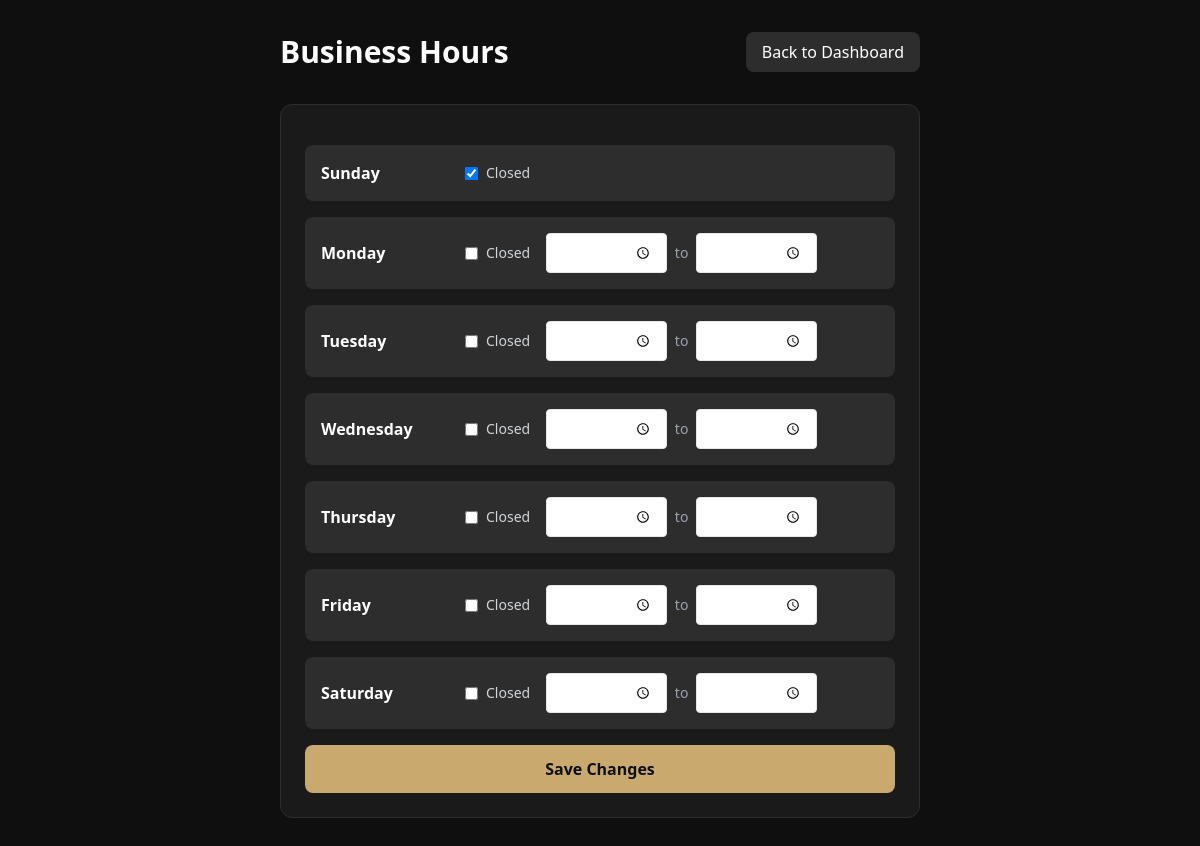
The page /business_hours.php (signed in) on the database its author committed.
### tables this page shows
CREATE TABLE `business_hours` (
  `id` int(11) NOT NULL,
  `day_of_week` int(11) NOT NULL COMMENT '0=Sunday, 1=Monday, ..., 6=Saturday',
  `open_time` time DEFAULT NULL,
  `close_time` time DEFAULT NULL,
  `is_closed` tinyint(1) DEFAULT 0,
  `created_at` timestamp NOT NULL DEFAULT current_timestamp(),
  `updated_at` timestamp NOT NULL DEFAULT current_timestamp() ON UPDATE current_timestamp()
);

### business_hours.php (the view, shortened to what this page needs)
<?php
require_once 'admin_auth.php';
$hours = $db->query("SELECT * FROM business_hours ORDER BY day_of_week")->fetchAll();
$days = ['Sunday', 'Monday', 'Tuesday', 'Wednesday', 'Thursday', 'Friday', 'Saturday'];
?>
<!DOCTYPE html>
<html lang="en">
<head>
    <script src="https://cdn.tailwindcss.com"></script>
</head>
<body class="bg-barber-900 min-h-screen">
    <div class="max-w-2xl mx-auto px-4 py-8">
        <div class="flex justify-between items-center mb-8">
            <h1 class="text-3xl font-bold text-white">Business Hours</h1>
            <a href="admin.php" class="bg-barber-700 hover:bg-barber-600 text-white px-4 py-2 rounded-lg transition">
                Back to Dashboard
            </a>
        </div>
        <div class="bg-barber-800 rounded-xl p-4 md:p-6 border border-barber-700">
            <form method="POST" action="" class="space-y-4">
                <?php foreach ($hours as $hour): ?>
                    <div class="flex flex-col md:flex-row md:items-center gap-3 md:gap-4 p-3 md:p-4 bg-barber-700 rounded-lg">
                        <div class="md:w-32">
                            <span class="text-white font-semibold text-sm md:text-base"><?php echo $days[$hour['day_of_week']]; ?></span>
                        </div>
                        <label class="flex items-center space-x-2 text-gray-300 text-sm">
                            <input type="checkbox" name="closed_<?php echo $hour['day_of_week']; ?>"
                                   <?php echo $hour['is_closed'] ? 'checked' : ''; ?>
                                   onchange="toggleHours(<?php echo $hour['day_of_week']; ?>)">
                            <span>Closed</span>
                        </label>
                        <div id="hours_<?php echo $hour['day_of_week']; ?>"
                             class="flex flex-col sm:flex-row sm:items-center gap-2 <?php echo $hour['is_closed'] ? 'hidden' : ''; ?>">
                            <input type="time" name="open_<?php echo $hour['day_of_week']; ?>"
                                   value="<?php echo $hour['open_time']; ?>"
                                   class="bg-barber-600 border border-barber-600 rounded px-3 py-2 text-white text-sm w-full sm:w-auto">
                            <span class="text-gray-400 text-sm hidden sm:inline">to</span>
                            <input type="time" name="close_<?php echo $hour['day_of_week']; ?>"
                                   value="<?php echo $hour['close_time']; ?>"
                                   class="bg-barber-600 border border-barber-600 rounded px-3 py-2 text-white text-sm w-full sm:w-auto">
                        </div>
                    </div>
                <?php endforeach; ?>
                <button type="submit"
                        class="w-full bg-barber-gold hover:bg-barber-gold-light text-barber-900 font-bold py-3 rounded-lg transition mt-4">
                    Save Changes
                </button>
            </form>
        </div>
    </div>
</body>
</html>

### rows shown on the page
business_hours: day_of_week "Sunday", is_closed "☑"
business_hours: day_of_week "Monday", open_time "09:00:00", close_time "19:00:00"
business_hours: day_of_week "Tuesday", open_time "09:00:00", close_time "19:00:00"
business_hours: day_of_week "Wednesday", open_time "09:00:00", close_time "19:00:00"
business_hours: day_of_week "Thursday", open_time "09:00:00", close_time "19:00:00"
business_hours: day_of_week "Friday", open_time "09:00:00", close_time "19:00:00"
business_hours: day_of_week "Saturday", open_time "09:00:00", close_time "17:00:00"
